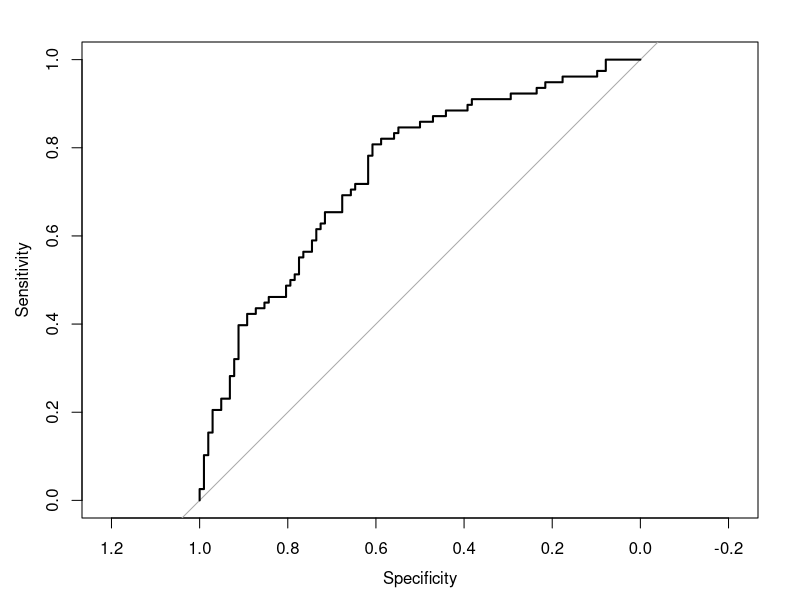
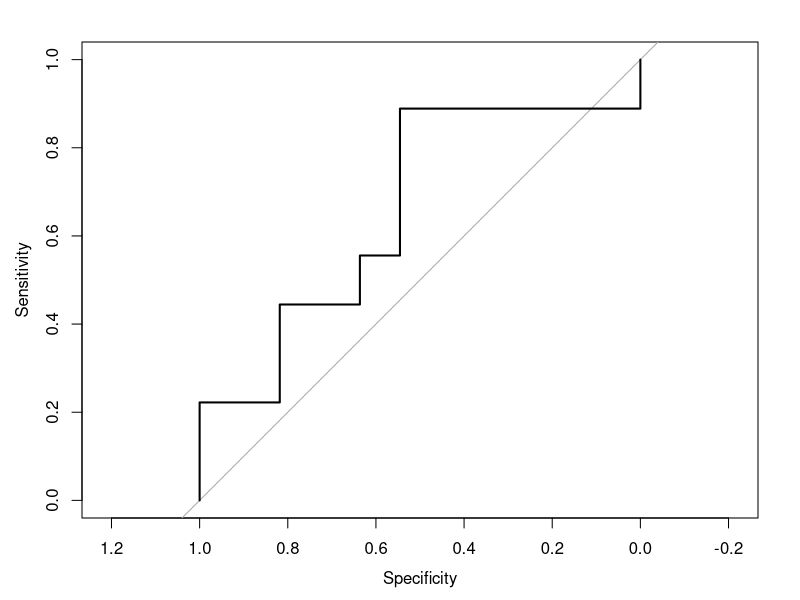

These figures' R source, in order:
################## GLM: LOGISTIC ####################################

# Library
library(pROC)

# Define function:
logistic <- function(
  x = x,
  y = y,
  cutoff = .67,
  fam = binomial,
  cutoff.coefficient = 1) {
  
  # Split data:
  train <- all[1:(cutoff*nrow(all)),]; dim(train) # Training set
  test <- all[(cutoff*nrow(all)+1):nrow(all),]; dim(test) # Testing set
  
  # Identify Response and Explanatory:
  train.x <- data.frame(train[,-1]); colnames(train.x) <- colnames(train)[-1]; dim(train.x)
  train.y <- train[,1]; head(train.y)
  test.x <- data.frame(test[,-1]); dim(test.x)
  test.y <- test[,1]; dim(data.frame(test.y))
  
  # Modeling fitting:
  # GLM or # LM
  model <- glm(
    train.y ~.,
    data = train.x,
    family = fam
    # gaussian
    # binomial
    # quasibinomial
  )
  sum <- summary(model)
  
  # Make prediction on training:
  preds.train.prob <- predict(model, train.x)
  preds.mean.train <- mean(preds.train.prob)
  preds.train <- ifelse(preds.train.prob > cutoff.coefficient*preds.mean.train, 1, 0)
  table.train <- as.matrix(cbind(preds.train,train.y))
  tab.train <- table(table.train[,1], table.train[,2])
  percent.train <- sum(diag(tab.train))/sum(tab.train)
  
  # ROC
  actuals <- train.y
  scores <- preds.train.prob
  roc_obj.train <- roc(response = actuals, predictor =  scores)
  auc.train <- roc_obj.train$auc
  
  # Make prediction on testing:
  colnames(test.x) <- colnames(train.x)
  preds.prob <- predict(model, test.x) # nrow(test.x)
  preds.mean <- mean(preds.prob)
  preds <- ifelse(preds.prob > cutoff.coefficient*preds.mean, 1, 0)
  table <- as.matrix(
    cbind(preds,test.y)
  )
  dim(table); head(table)
  
  # Compute accuracy:
  table <- table(table[,1],table[,2]); table
  percent <- sum(diag(table))/sum(table)
  
  # ROC
  actuals <- test.y
  scores <- preds.prob
  roc_obj <- roc(response = actuals, predictor =  scores)
  auc <- roc_obj$auc
  
  # Truth.vs.Predicted.Probabilities
  truth.vs.pred.prob <- cbind(test.y, predict(model, test.x))
  colnames(truth.vs.pred.prob) <- c("True Probability", "Predicted Probability")
  
  # Final output:
  return(
    list(
      Summary = sum,
      Training.Accuracy = percent.train,
      Training.AUC = auc.train,
      Train.ROC = plot(roc_obj.train),
      y.hat = preds,
      y.truth = test.y,
      Truth.vs.Predicted.Probabilities = truth.vs.pred.prob,
      Prediction.Table = table,
      Testing.Accuracy = percent,
      Testing.Error = 1-percent,
      AUC = auc,
      Gini = auc*2 - 1,
      Test.ROC = plot(roc_obj)
    )
  )
} # End of function

######################## Data: Discrete ##########################

# Set seed
set.seed(1)

# Create data
m <- 20
n <- 200

# Explanatory variable:
x = data.frame(cbind(
  matrix(runif(m*n, min = 0, max = 1),nrow=n)
))
x <- round(x, 0)

# Response variable:
y <- (x$X1 + x$X2) %% 2
#y <- x$X1^2 + x$X2^2 %% 1
#y <- x$X1 * x$X2 %% 2
#y <- ifelse(exp(x$X1 * x$X2) %% 1 > .5, 1, 0)
#y <- ifelse(sin(x$X1 * x$X2) %% 1 > .5, 1, 0)
#y <- (x$X1 + x$X2 + x$X3) %% 2
#y <- (x$X1 * x$X2 + x$X3 * x$X4) %% 2
#y <- (sin(x$X1 * x$X2) + cos(x$X3 * x$X4)) %% 1; y <- ifelse(y > .5, 1, 0)

# Data frame:
df <- data.frame(cbind(y,x))
all = df; print(c("Dim = (row x col) = ", dim(all)))
all[1:5,1:3]; dim(all)

##################### RUN FUNCTION ###############################

# Try:
Log.Result <- logistic(
  x = all[, -1], y = all[, 1],
  0.9, cutoff.coefficient = 1)
Log.Result$Training.Accuracy;
Log.Result$Prediction.Table
Log.Result$Testing.Accuracy